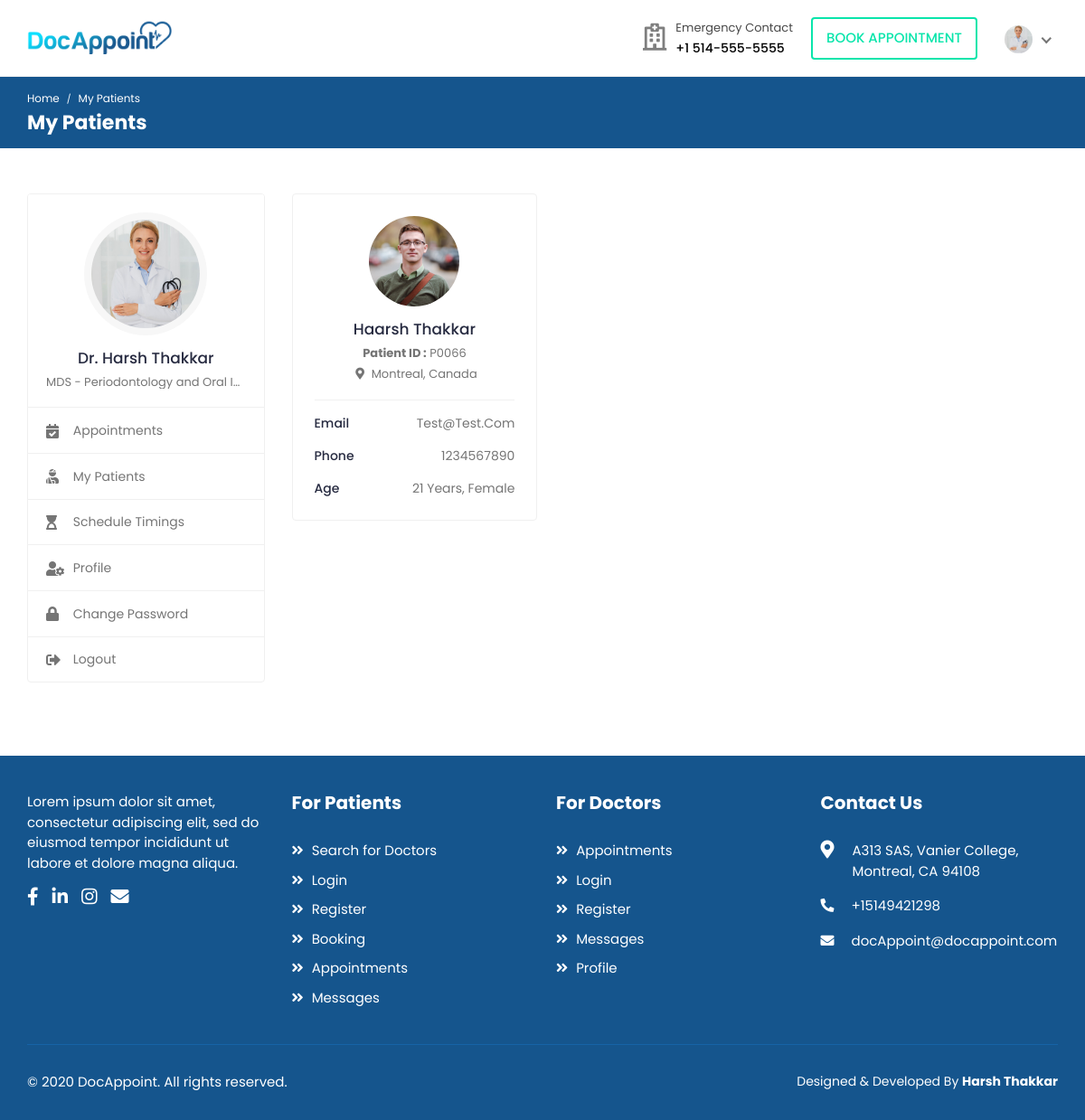
Page /myPatients.php (signed in) on the committed database.
### tables this page shows
CREATE TABLE `users` (
  `user_id` int(11) NOT NULL,
  `user_type_id` int(11) NOT NULL,
  `user_profile_id` int(11) DEFAULT NULL,
  `first_name` varchar(30) NOT NULL,
  `last_name` varchar(30) NOT NULL,
  `email` varchar(150) NOT NULL,
  `password` text NOT NULL,
  `mobile` varchar(11) NOT NULL,
  `address` text NOT NULL,
  `gender` varchar(10) NOT NULL,
  `dob` date NOT NULL,
  `profile_url` varchar(9999) DEFAULT 'assets/img/user.png',
  `city` varchar(50) DEFAULT NULL,
  `state` varchar(50) DEFAULT NULL,
  `country` varchar(50) DEFAULT NULL,
  `status` tinyint(4) NOT NULL,
  `registration_date` timestamp NOT NULL DEFAULT CURRENT_TIMESTAMP ON UPDATE CURRENT_TIMESTAMP
);

CREATE TABLE `user_profile` (
  `user_profile_id` int(11) NOT NULL,
  `title` text,
  `description` text,
  `specialities` text,
  `business_hours` text,
  `cost` text,
  `feedback_id` int(11) DEFAULT NULL
);

CREATE TABLE `appointments` (
  `appointment_id` int(11) NOT NULL,
  `patient_id` int(11) NOT NULL,
  `doctor_id` int(11) NOT NULL,
  `comments` text NOT NULL,
  `patient_first_name` varchar(50) NOT NULL,
  `patient_last_name` varchar(50) NOT NULL,
  `patient_email` text NOT NULL,
  `patient_mobile` varchar(11) NOT NULL,
  `patient_dob` datetime NOT NULL,
  `patient_gender` varchar(50) NOT NULL,
  `appointment_datetime` timestamp NOT NULL DEFAULT CURRENT_TIMESTAMP ON UPDATE CURRENT_TIMESTAMP,
  `system_logs_id` int(11) NOT NULL,
  `appointment_status` tinyint(4) NOT NULL DEFAULT '1'
);

### myPatients.php (the view, shortened to what this page needs)
<?php
include("./includes/system_essentials.php");
?>
<!DOCTYPE html>
<html lang="en">
<head>
    <?php include("./includes/styling.php"); ?>
</head>
<body class="account-page">
    <div class="main-wrapper">
        <?php include("./includes/header.php"); ?>
        <div class="breadcrumb-bar">
            <div class="container-fluid">
                <div class="row align-items-center">
                    <div class="col-md-12 col-12">
                        <nav aria-label="breadcrumb" class="page-breadcrumb">
                            <ol class="breadcrumb">
                                <li class="breadcrumb-item"><a href="index.html">Home</a></li>
                                <li class="breadcrumb-item active" aria-current="page">My Patients</li>
                            </ol>
                        </nav>
                        <h2 class="breadcrumb-title">My Patients</h2>
                    </div>
                </div>
            </div>
        </div>
        <div class="content">
            <div class="container-fluid">
                <div class="row">
                    <div class="col-md-5 col-lg-4 col-xl-3 theiaStickySidebar">
                        <?php include("./includes/doctorProfileSidebar.php"); ?>
                    </div>
                    <div class="col-md-7 col-lg-8 col-xl-9">
                        <div class="row row-grid">
                            <?php
                            $query = "SELECT * FROM appointments where appointments.doctor_id=" . $_SESSION["user_id"] . " ";
                            $result = $conn->query($query);
                            if ($result->num_rows > 0) {
                                while ($row = $result->fetch_assoc()) {
                                    $query = "SELECT * FROM users where users.user_id=" . $row["patient_id"] . " ";
                                    $result = $conn->query($query);
                                    if (($result->num_rows > 0) and ($row = $result->fetch_assoc())) {
                                        $birthDate = explode("/", date("d/m/Y", strtotime($row["dob"])));
                                        $age = (date("md", date("U", mktime(0, 0, 0, $birthDate[0], $birthDate[1], $birthDate[2]))) > date("md")
                                            ? ((date("Y") - $birthDate[2]) - 1)
                                            : (date("Y") - $birthDate[2]));
                                        echo  '<div class="col-md-6 col-lg-4 col-xl-3">
                                <div class="card widget-profile pat-widget-profile">
                                    <div class="card-body">
                                        <div class="pro-widget-content">
                                            <div class="profile-info-widget">
                                                <a href="patient-profile.html" class="booking-doc-img">
                                                    <img src="' . $row["profile_url"] . '" alt="User Image">
                                                </a>
                                                <div class="profile-det-info">
                                                    <h3><a>' . $row["first_name"] . ' ' . $row["last_name"] . '</a></h3>
                                                    <div class="patient-details">
                                                        <h5><b>Patient ID :</b> P00' . $row["user_id"] . '</h5>
                                                        <h5 class="mb-0"><i class="fas fa-map-marker-alt"></i> ' . $row["city"] . ', ' . $row["country"] . '</h5>
                                                    </div>
                                                </div>
                                            </div>
                                        </div>
                                        <div class="patient-info">
                                            <ul>
                                            <li>Email <span>' . $row["email"] . '</span></li>
                                                <li>Phone <span>' . $row["mobile"] . '</span></li>
                                                <li>Age <span>' . $age . ' Years, ' . $row["gender"] . '</span></li>
                                            </ul>
                                        </div>
                                    </div>
                                </div>
                            </div>';
                                    }
                                }
                            }
                            ?>
                        </div>
                    </div>
                </div>
            </div>
        </div>
        <?php include("./includes/footer.php"); ?>
    </div>
</body>
</html>

### includes/header.php (shortened to what this page needs)
<header class="header">
	<nav class="navbar navbar-expand-lg header-nav">
		<div class="navbar-header">
			<a href="index.php" class="navbar-brand logo">
				<img src="assets/img/logo.png" class="img-fluid" alt="Logo">
			</a>
		</div>
		<ul class="nav header-navbar-rht">
			<li class="nav-item contact-item">
				<div class="header-contact-img">
					<i class="far fa-hospital"></i>
				</div>
				<div class="header-contact-detail">
					<p class="contact-header">Emergency Contact</p>
					<p class="contact-info-header"> +1 514-555-5555</p>
				</div>
			</li>
			<?php
			if (isset($_SESSION[md5(session_id())])) {
				if (($_SESSION[md5(session_id())] === md5(session_id() . " - " . session_status())) and
					isset($_SESSION["first_name"]) and
					isset($_SESSION["last_name"]) and
					isset($_SESSION["email"]) and
					isset($_SESSION["mobile"]) and
					isset($_SESSION["gender"]) and
					isset($_SESSION["logged_time"]) and
					isset($_SESSION["dob"])
				) {
					$query = "SELECT * FROM users where users.user_id=" . $_SESSION["user_id"];
					$result = $conn->query($query);
					if ($result->num_rows > 0) {
						if ($row = $result->fetch_assoc()) {
							echo '
					<li class="nav-item">
					<a class="nav-link header-login" href="login.php">Book Appointment</a>
				</li>
				<li class="nav-item dropdown has-arrow logged-item">
					<a href="#" class="dropdown-toggle nav-link" data-toggle="dropdown">
						<span class="user-img">
							<img class="rounded-circle" src="' . $row["profile_url"] . '" width="31" alt="Darren Elder">
						</span>
					</a>
					<div class="dropdown-menu dropdown-menu-right">
						<div class="user-header">
							<div class="avatar avatar-sm">
								<img src="' . $row["profile_url"] . '" alt="User Image" class="avatar-img rounded-circle">
							</div>
							<div class="user-text">
								<h6>' . ucfirst($row["first_name"]) . " " . ucfirst($row["last_name"]) . '</h6>
								<p class="text-muted mb-0">' . ucfirst($_SESSION["user_type"]) . '</p>
							</div>
						</div>';
							echo '</div>
				</li>';
						}
					}
				} else {
					session_destroy();
				}
			} else {
				echo '<li class="nav-item">
				<a class="nav-link header-login" href="login.php">login / Signup </a>
			</li>';
			}
			?>
		</ul>
	</nav>
</header>

### includes/doctorProfileSidebar.php
<?php
$query = "SELECT * FROM users,user_profile where users.user_profile_id=user_profile.user_profile_id and users.user_id=" . $_SESSION["user_id"] ;
		$result = $conn->query($query);
		if ($result->num_rows > 0) {
			if ($row = $result->fetch_assoc()) {
                echo '
<div class="profile-sidebar">
    <div class="widget-profile pro-widget-content">
        <div class="profile-info-widget">
            <a href="#" class="booking-doc-img">
                <img src="'.$row["profile_url"].'" alt="User Image">
            </a>
            <div class="profile-det-info">
                <h3>Dr. '.$row["first_name"].' '.$row["last_name"].'</h3>
                <div class="patient-details">
                    <h5 class="mb-0">'.$row["title"].'</h5>
                </div>
            </div>
        </div>
    </div>
    <div class="dashboard-widget">
        <nav class="dashboard-menu">
            <ul>
                <li>
                    <a href="doctorAppointments.php">
                        <i class="fas fa-calendar-check"></i>
                        <span>Appointments</span>
                    </a>
                </li>
                <li>
                    <a href="myPatients.php">
                        <i class="fas fa-user-injured"></i>
                        <span>My Patients</span>
                    </a>
                </li>
                <li>
                    <a href="timings.php">
                        <i class="fas fa-hourglass-start"></i>
                        <span>Schedule Timings</span>
                    </a>
                </li>
               <li>
                    <a href="doctorUserProfile.php">
                        <i class="fas fa-user-cog"></i>
                        <span>Profile</span>
                    </a>
                </li>
               <li>
                    <a href="changePasswordDoctor.php">
                        <i class="fas fa-lock"></i>
                        <span>Change Password</span>
                    </a>
                </li>
                <li>
                    <a href="logout.php">
                        <i class="fas fa-sign-out-alt"></i>
                        <span>Logout</span>
                    </a>
                </li>
            </ul>
        </nav>
    </div>
</div>';
            }
        }

### rows in the picture
users: profile_url (picture), first_name "Harsh", last_name "Thakkar", user_profile.title "MDS - Periodontology and Oral I…"
appointments: patient.profile_url (picture), patient.first_name "Haarsh", patient.last_name "Thakkar", patient.user_id "66", patient.city "Montreal", patient.country "Canada", patient.email "Test@test.com", patient.mobile "1234567890", patient.dob "21", patient.gender "Female"
